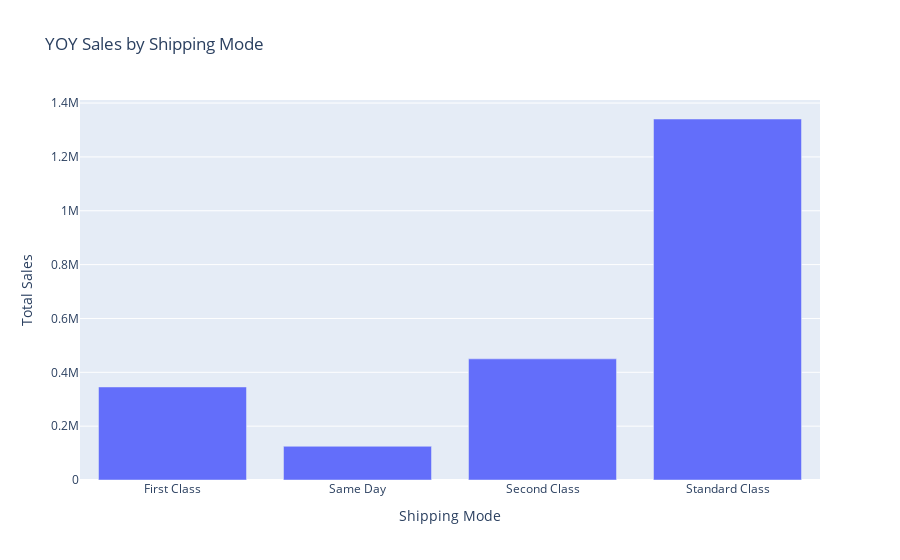

Notebook code for this chart:
### Code cell
ship_sales = cust.groupby(['Ship Mode'])['Sales'].sum()

fig = bar(ship_sales.reset_index(), x='Ship Mode', y='Sales', title='YOY Sales by Shipping Mode')
fig.update_layout(xaxis_title='Shipping Mode', yaxis_title='Total Sales')

### Figure 1 — Plotly figure (JSON) as saved in the notebook; plotly's stock layout.template omitted (floating-point values rounded to 4 significant figures)
{"data": [{"alignmentgroup": "True", "hovertemplate": "Ship Mode=%{x}<br>Sales=%{y}<extra></extra>", "legendgroup": "", "marker": {"color": "#636efa", "pattern": {"shape": ""}}, "name": "", "offsetgroup": "", "orientation": "v", "showlegend": false, "textposition": "auto", "type": "bar", "x": ["First Class", "Same Day", "Second Class", "Standard Class"], "xaxis": "x", "y": [345600.0, 125200.0, 449900.0, 1341000.0], "yaxis": "y"}], "layout": {"barmode": "relative", "legend": {"tracegroupgap": 0}, "title": {"text": "YOY Sales by Shipping Mode"}, "xaxis": {"anchor": "y", "domain": [0, 1], "title": {"text": "Shipping Mode"}}, "yaxis": {"anchor": "x", "domain": [0, 1], "title": {"text": "Total Sales"}}}}
